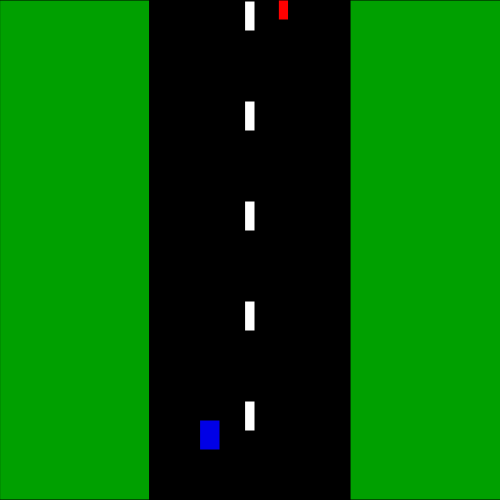
Frame 1 (no input)
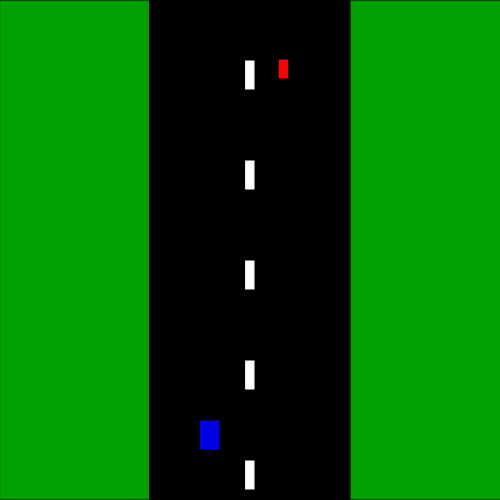
Frame 60 (no input)
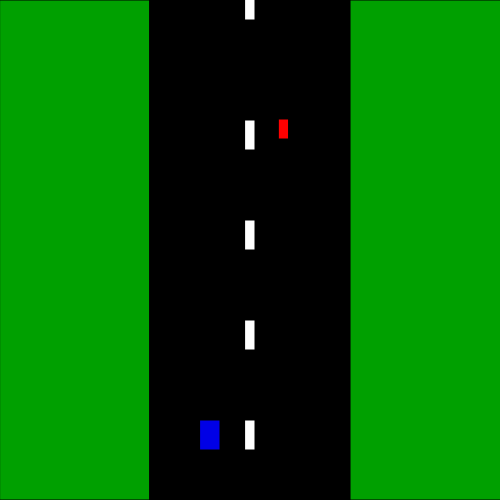
Frame 120 (the mouse pressed at the canvas centre since frame 60)

The p5.js sketch that drew these frames (run headless with seeded random() and noise() and a simulated clock; from frame 60 on, the mouse is pressed at the canvas centre):

// p5.js sketch
// ── sketch.js
var i=20;
var z=0;
var whitestrips = [0,100,200,300,400];
var car;
var obstacle = [];
var temp;
function setup() {
    
    createCanvas(500,500);
    car = new Car();
    obstacle.push(new Obstacle());
	temp=new Temp();
}

function draw() {

    fill(0,160,0);
    rect(0,0,150,500);
    rect(350,0,500,500);
    fill(0,0,0);
    rect(150,0,200,500);
    fill(255,255,255);
	
    for(var j=0;j<6;j++)
        {
            whitestrips[j]++;
            if(whitestrips[j]>=500)
                {
                    whitestrips[j]=-30;
                }
            rect(245,whitestrips[j],10,30);
        }
    
    for(var k=obstacle.length-1;k>=0;k--)
        {
            obstacle[k].show();
            obstacle[k].update(); 
            if(obstacle[k].hits(car))
                {
                    print("Game Over");
					clear();
					temp.show();
					z++;
                }
            if(obstacle[k].y>500)
                {
                    obstacle.splice(k,1);
                }
        }
    if(frameCount % 120 == 0)
        {
                obstacle.push(new Obstacle());            
        }
		if(z==0)
		{
			car.show();
		}
		else
		{
			z=0;
		}
}
function keyPressed(){
    if(key == 'A')
        {
            car.left();
        }
    else if(key == 'D')
        {
            car.right();
        }
}
// ── car.js
function Car()
{
    this.y = 420;
    this.x = 200;
    this.show = function(){
        fill(0,0,230);
        rect(this.x,this.y,20,30);
    }
    
    this.right = function(){
        this.x=constrain(this.x+10,150,330);
        
    }
    this.left = function(){
        this.x=constrain(this.x-10,150,350);
    }
}
// ── img.js
var message="Try Again !";
function Temp()
{
    this.y = 100;
    this.x = 100;
    this.show = function(){
		fill(0,160,0);
        rect(this.x,this.y,500,300);
		fill(0,0,0);
		textSize(50);
		text(message,200,200);
    }
}
// ── obstacle.js
function Obstacle()
{
    this.x = random(150,330);
    this.y = 0;
    
    this.show = function()
    {
        fill(255,0,0);
        rect(this.x ,this.y,10,20);
    }
    
    this.update = function()
    {
        this.y++;
    } 
    
    this.hits = function(Car)
    {
        if( Math.abs(Car.x - this.x) < 15 && Math.abs(Car.y - this.y) < 20 )
            {
                return true;
            }
        else
            return false;
    }
    
}
